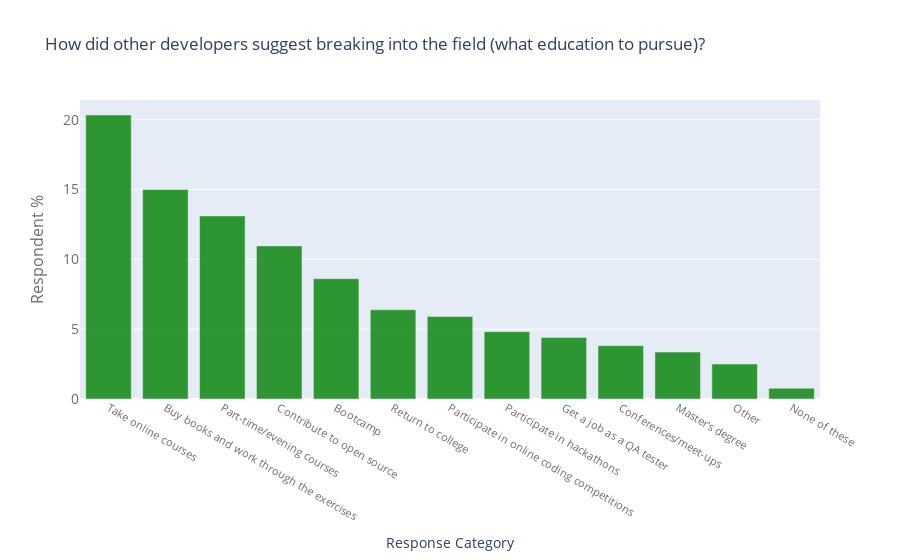

Notebook code cell kept with this figure:
### Code cell
df = ed_count['percentage']
df = df.reset_index()
df.columns = ['labels', 'values']
df = df[df['values'] > 0]
df['values'] = df['values']*100

var_title = "How did other developers suggest breaking into the field (what education to pursue)?"
var_x = df['labels']
var_y = df['values']
var_xticks='Response Category'
var_yticks='Respondent %'
var_filename='field_barchart.png'
var_color='green'
var_opacity = 0.8
draw_barchart(var_x,var_y,var_xticks, var_yticks, var_title, var_filename, var_color, var_opacity)

### Figure 1 — Plotly figure (JSON) as saved in the notebook; plotly's stock layout.template omitted (floating-point values rounded to 4 significant figures)
{"data": [{"marker": {"color": "green", "reversescale": true}, "opacity": 0.8, "type": "bar", "x": ["Take online courses", "Buy books and work through the exercises", "Part-time/evening courses", "Contribute to open source", "Bootcamp", "Return to college", "Participate in online coding competitions", "Participate in hackathons", "Get a job as a QA tester", "Conferences/meet-ups", "Master's degree", "Other", "None of these"], "y": [20.34, 15.0, 13.11, 10.96, 8.614, 6.39, 5.915, 4.823, 4.408, 3.816, 3.361, 2.501, 0.7693]}], "layout": {"title": {"text": "How did other developers suggest breaking into the field (what education to pursue)?"}, "xaxis": {"tickfont": {"color": "rgb(107, 107, 107)", "size": 11}, "title": {"text": "Response Category"}}, "yaxis": {"tickfont": {"color": "rgb(107, 107, 107)", "size": 14}, "title": {"font": {"color": "rgb(107, 107, 107)", "size": 16}, "text": "Respondent %"}}}}
